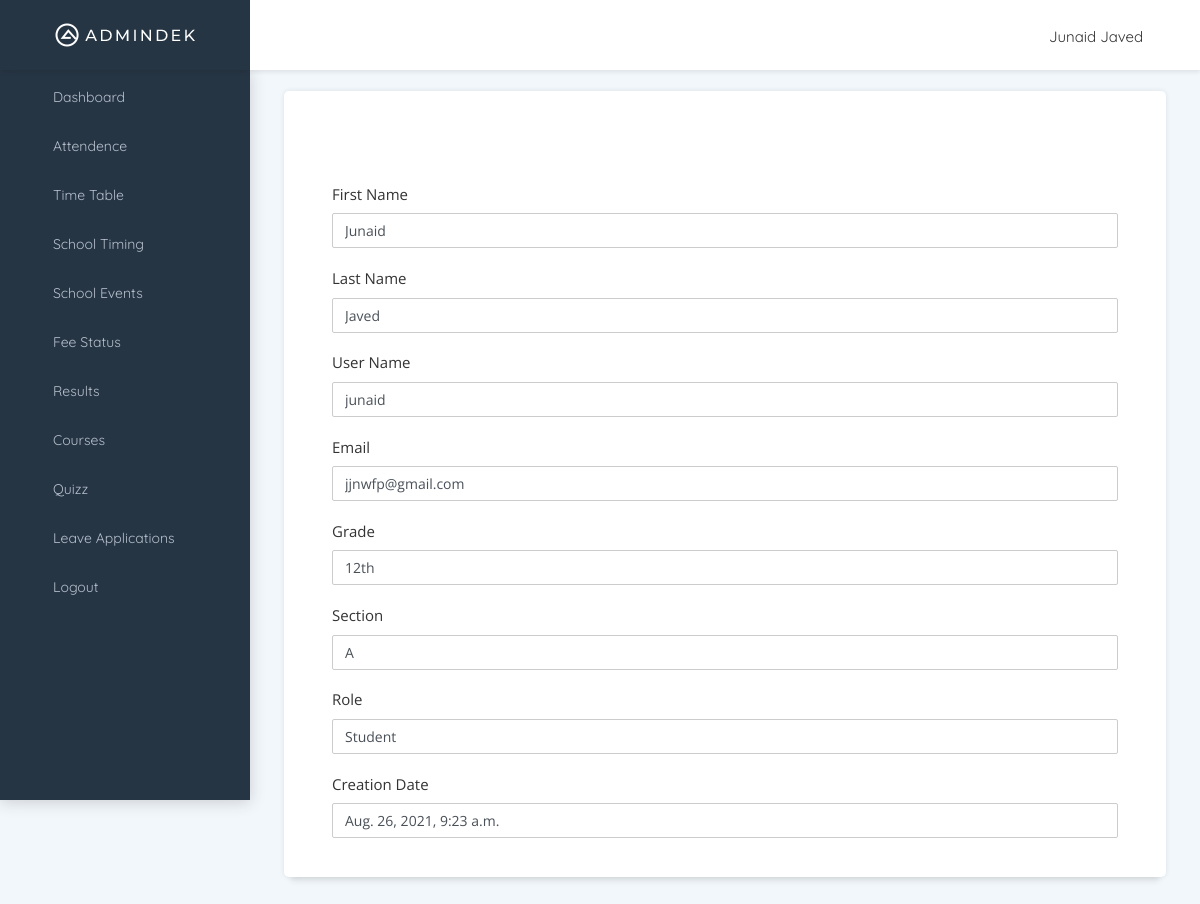
/profile/ (signed in), run on the app's committed database.
### users/models.py (models this page shows, shortened)
class User(AbstractBaseUser, PermissionsMixin):
    first_name = models.CharField(max_length=150)
    last_name = models.CharField(max_length=150)
    role = models.CharField(choices=ROLE_CHOICES,
                            max_length=15, default='Student')
    grade = models.ForeignKey(
        Grade, on_delete=models.SET_NULL, blank=True, null=True)
    created_date = models.DateTimeField(default=timezone.now)
    user_name = models.CharField(max_length=40, unique=True)
    email = models.EmailField(unique=True)
    is_staff = models.BooleanField(default=False)
    is_active = models.BooleanField(default=False)
    image = CloudinaryField('image', folder='avatars',
                            default=env('DEFAULT_AVATAR'))
    USERNAME_FIELD = 'user_name'
    REQUIRED_FIELDS = ['email', 'role', 'first_name', 'last_name', ]
    objects = CustomAccountManger()

### lessons/models.py (models this page shows, shortened)
class Grade(models.Model):
    name = models.CharField(max_length=10, unique=True)
    section = models.CharField(
        default='A', choices=SECTION_CHOICES, max_length=2)

### users/decorators.py (the view)
        def wrapper_func(request, *args, **kwargs):
            if not request.user.is_authenticated:
                return redirect('login')
            if request.user.role in roles:
                return view_func(request, *args, **kwargs)
            else:
                logout(request)
                return redirect('login')

### users/views.py (called while the page is built)
@allowed_only(roles=["Admin", 'Student', 'Parent'])
def show_user_data(request):
    courses = Course.objects.filter(grade=request.user.grade)
    return render(request, 'users/profile.html', {"courses": courses})

### users/templates/users/profile.html (shortened to what this page needs)
{% extends 'header.html' %} {% block title %} My Leave Applications {% endblock %}
{% load cloudinary %} {% block content %}
<div class="card">
  <div class="card-block px-5">
    <div class="mt-5">
      <div class="form-group">
        <label>First Name</label>
        <input type="text" class="form-control" value="{{user.first_name}}" />
      </div>
      <div class="form-group">
        <label>Last Name</label>
        <input type="text" class="form-control" value="{{user.last_name}}" />
      </div>
      <div class="form-group">
        <label>User Name</label>
        <input type="text" class="form-control" value="{{user.user_name}}" />
      </div>
      <div class="form-group">
        <label>Email</label>
        <input type="text" class="form-control" value="{{user.email}}" />
      </div>
      <div class="form-group">
        <label>Grade</label>
        <input type="text" class="form-control" value="{{user.grade.name}}" />
      </div>
      <div class="form-group">
        <label>Section</label>
        <input type="text" class="form-control" value="{{user.grade.section}}" />
      </div>
      <div class="form-group">
        <label>Role</label>
        <input type="text" class="form-control" value="{{user.role}}" />
      </div>
      <div class="form-group">
        <label>Creation Date</label>
        <input type="text" class="form-control" value="{{user.created_date}}" />
      </div>
    </div>
  </div>
</div>
{% endblock content %}

### templates/navbar.html (shortened to what this page needs)
{% load static %} {% load cloudinary %}
<nav class="navbar header-navbar pcoded-header">
  <div class="navbar-wrapper">
    <div class="navbar-logo">
      <a href="{% url 'home' %}">
        <img class="img-fluid" src="{% static 'images/logo.png' %}" alt="Theme-Logo" />
      </a>
      <a class="mobile-menu" id="mobile-collapse" href="#!">
        <i class="feather icon-menu icon-toggle-right"></i>
      </a>
    </div>
    <div class="navbar-container container-fluid">
      <ul class="nav-left">
        <li>
          <a href="#!" onclick="if (!window.__cfRLUnblockHandlers) return false; javascript:toggleFullScreen()" class="waves-effect waves-light" data-cf-modified-d8424a08d31b5b8b406fded2-="">
            <i class="full-screen feather icon-maximize"></i>
          </a>
        </li>
      </ul>
      <ul class="nav-right no-select d-flex align-items-center mt-1">
        <li class="user-profile header-notification">
          <div class="dropdown-primary dropdown">
            <div class="dropdown-toggle" data-toggle="dropdown">
              <span>{{request.user.first_name}} {{request.user.last_name}}</span>
              <i class="feather icon-chevron-down"></i>
            </div>
          </div>
        </li>
      </ul>
    </div>
  </div>
</nav>

### static/styles/feather.css (style rules this page uses)
.feather { font-family:feather!important;speak:none;font-style:normal;font-weight:400;font-variant:normal;text-transform:none;line-height:1;-webkit-font-smoothing:antialiased;-moz-osx-font-smoothing:grayscale }
.icon-chevron-down:before { content:"\e842" }
.icon-menu:before { content:"\e88f" }
.icon-toggle-right:before { content:"\e8d9" }
.icon-maximize:before { content:"\e908" }

### static/styles/custom.css (style rules this page uses)
.no-select { -webkit-user-select: none; -moz-user-select: none; -ms-user-select: none; user-select: none; }

### data on the page
User: user.first_name "Junaid", user.last_name "Javed", first_name "Junaid", last_name "Javed", user_name "junaid", email "jjnwfp@gmail.com", grade.name "12th", grade.section "A", role "Student", created_date "Aug. 26, 2021, 9:23 a.m."
